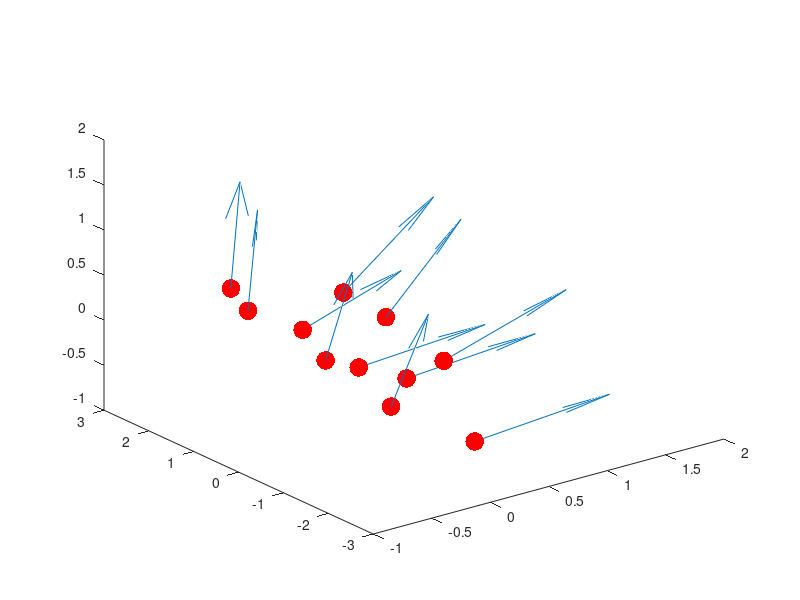

Recreate this plot in MATLAB. (Note: this script raises an error after producing the figure.)
% GPIS learning
% 2D example, Sphere mean and normals

close all; clear all; clc;

load('bmw_11.mat');

X = PartMeans;
m = length(X); 
centerData = sum(PartMeans')'/m;
for i =1:m
   X(:,i) = X(:,i) - centerData; 
end

data = zeros(1,length(SurfNormals));
data = [data ; SurfNormals]; 
f = reshape(data, [1,4*length(X)])';

plot3(X(1,:), X(2,:),X(3,:), 'r.', 'MarkerSize',40);
hold on;
quiver3(X(1,:), X(2,:), X(3,:), data(2,:), data(3,:),data(4,:));


sigma = 0.12;
gamma = 2.6;
noiseVal = 0.001;
noiseGrad = 0.001;
display('Computing means');
R = 1;
cen = [0,0,0]';
mean = @(x) 1/2/R*((x-cen)'*(x-cen) - R^2);
meandx = @(x) 1/R*((x(1)-cen(1)));
meandy = @(x) 1/R*((x(2)-cen(2)));
meandz = @(x) 1/R*((x(3)-cen(3)));

display('Computing mean and covariance of data');
K = ComputeFullKder(sigma, gamma, X, noiseVal, noiseGrad);
for i = 1:m
    mu((i-1)*4 +1) = mean(X(:,i));
    mu((i-1)*4 +2) = meandx(X(:,i));
    mu((i-1)*4 +3) = meandy(X(:,i));
    mu((i-1)*4 +4) = meandz(X(:,i));
end

%% Efficiend draw
iterations = 3;

xLimits = [-2, 2];
yLimits = [-2, 2];
zLimits = [-2, 2];
centroid = [sum(xLimits)/2, sum(yLimits)/2,sum(zLimits)/2];

% 2 valid, 1 new, 0 invalid.
root = {2,  {}, xLimits, yLimits, centroid, -1, zLimits};
Qmat = inv(K)*(f - mu');

evalFun = @(x) [mean(x), meandx(x), meandy(x), meandz(x)]' + ComputeKderX1X2(sigma, gamma, x, X)*Qmat;
tic
root = expandCell(root,evalFun, 2);
root = expandCell(root,evalFun, 2);
root = expandCell(root,evalFun, 2);
for iter=1:iterations
    % Expand tree
    root = expandCell(root, evalFun, 1); 
    % Validate branches
    root = validatePoints(root, root, evalFun);
    
    figure();points = [];
    cols = [];
    plot3(X(1,:), X(2,:),X(3,:), 'r.', 'MarkerSize',40);
    hold on;
    quiver3(X(1,:), X(2,:), X(3,:), data(2,:), data(3,:),data(4,:));
    [points, cols] = getPointsTree(points, cols, root,false);
    plot3(points(:,1), points(:,2), cols, 'o')
    pause();
    close all;
    
    
end
root = validatePoints(root, root, evalFun);
toc
figure();
hold on;
points = [];
cols = [];
surface = getPointsTree(points, cols, root, true);
plot3(surface(:,1), surface(:,2),surface(:,3), 'go');
plot3(X(1,:), X(2,:), X(3,:), 'r.', 'MarkerSize',40);
quiver3(X(1,:), X(2,:), X(3,:), data(2,:), data(3,:),data(4,:));
grid;
axis([-1.5 1.5 -1.5 1.5 -1.5 1.5]);
axis equal


% Ground Truth
[Xg,Yg, Zg] = meshgrid(-2:0.5:2,-1.4:0.5:2,-2:0.5:2);
[d1,d2] = size(Xg);
Xs = [reshape(Xg,d1*d2,1),reshape(Yg,d1*d2,1),reshape(Zg,d1*d2,1)]';
n = length(Xs);

for i = 1:n
    mus((i-1)*4 +1) = mean(Xs(:,i));
    mus((i-1)*4 +2) = meandx(Xs(:,i));
    mus((i-1)*4 +3) = meandy(Xs(:,i));
    mus((i-1)*4 +4) = meandz(Xs(:,i));
end
mus = mus';
Ks = ComputeKderX1X2(sigma, gamma, Xs, X)';
Kss = ComputeFullKder(sigma, gamma, Xs, noiseVal, noiseGrad);

fs = mus + Ks'*inv(K)*(f - mu');
sig = Kss' - Ks'*inv(K)*Ks;

Fs = reshape(fs(1:4:end),7,9,9);

figure();
hold on;
plot(X(1,:), X(2,:), 'r.', 'MarkerSize',40);
figure();
hold on;
pMean = patch(  isosurface(Xg, Yg, Zg, Fs, 0), ...
                'FaceColor','green',...
                'FaceAlpha',0.5,...
                'EdgeColor', 'none');
plot3(X(1,:), X(2,:), X(3,:), 'r.', 'MarkerSize',40);
quiver3(X(1,:), X(2,:), X(3,:), data(2,:), data(3,:),data(4,:));